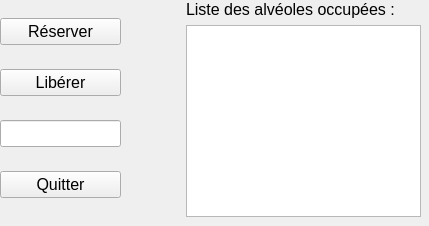
<?xml version="1.0" encoding="UTF-8"?>
<ui version="4.0">
 <class>TestAlveolesLibres</class>
 <widget class="QWidget" name="TestAlveolesLibres">
  <property name="geometry">
   <rect>
    <x>0</x>
    <y>0</y>
    <width>429</width>
    <height>226</height>
   </rect>
  </property>
  <property name="font">
   <font>
    <pointsize>15</pointsize>
   </font>
  </property>
  <property name="windowTitle">
   <string>Test des alveoles libres </string>
  </property>
  <widget class="QWidget" name="layoutWidget">
   <property name="geometry">
    <rect>
     <x>0</x>
     <y>0</y>
     <width>421</width>
     <height>217</height>
    </rect>
   </property>
   <property name="font">
    <font>
     <pointsize>12</pointsize>
    </font>
   </property>
   <layout class="QHBoxLayout" name="horizontalLayout">
    <item>
     <layout class="QVBoxLayout" name="verticalLayout">
      <item>
       <widget class="QPushButton" name="pushButtonReserver">
        <property name="font">
         <font>
          <pointsize>12</pointsize>
         </font>
        </property>
        <property name="text">
         <string>Réserver</string>
        </property>
       </widget>
      </item>
      <item>
       <widget class="QPushButton" name="pushButtonLiberer">
        <property name="font">
         <font>
          <pointsize>12</pointsize>
         </font>
        </property>
        <property name="text">
         <string>Libérer</string>
        </property>
       </widget>
      </item>
      <item>
       <widget class="QLineEdit" name="lineEditEmplacement">
        <property name="font">
         <font>
          <pointsize>12</pointsize>
         </font>
        </property>
        <property name="readOnly">
         <bool>true</bool>
        </property>
       </widget>
      </item>
      <item>
       <widget class="QPushButton" name="pushButtonQuitter">
        <property name="font">
         <font>
          <pointsize>12</pointsize>
         </font>
        </property>
        <property name="text">
         <string>Quitter</string>
        </property>
       </widget>
      </item>
     </layout>
    </item>
    <item>
     <spacer name="horizontalSpacer">
      <property name="font">
       <font>
        <pointsize>12</pointsize>
       </font>
      </property>
      <property name="orientation">
       <enum>Qt::Horizontal</enum>
      </property>
      <property name="sizeHint" stdset="0">
       <size>
        <width>80</width>
        <height>20</height>
       </size>
      </property>
     </spacer>
    </item>
    <item>
     <layout class="QVBoxLayout" name="verticalLayout_2">
      <item>
       <widget class="QLabel" name="label">
        <property name="font">
         <font>
          <pointsize>12</pointsize>
         </font>
        </property>
        <property name="text">
         <string>Liste des alvéoles occupées :</string>
        </property>
       </widget>
      </item>
      <item>
       <widget class="QListWidget" name="listWidget">
        <property name="font">
         <font>
          <pointsize>12</pointsize>
         </font>
        </property>
       </widget>
      </item>
     </layout>
    </item>
   </layout>
  </widget>
 </widget>
 <resources/>
 <connections>
  <connection>
   <sender>pushButtonQuitter</sender>
   <signal>clicked()</signal>
   <receiver>TestAlveolesLibres</receiver>
   <slot>close()</slot>
   <hints>
    <hint type="sourcelabel">
     <x>106</x>
     <y>313</y>
    </hint>
    <hint type="destinationlabel">
     <x>403</x>
     <y>529</y>
    </hint>
   </hints>
  </connection>
 </connections>
</ui>
